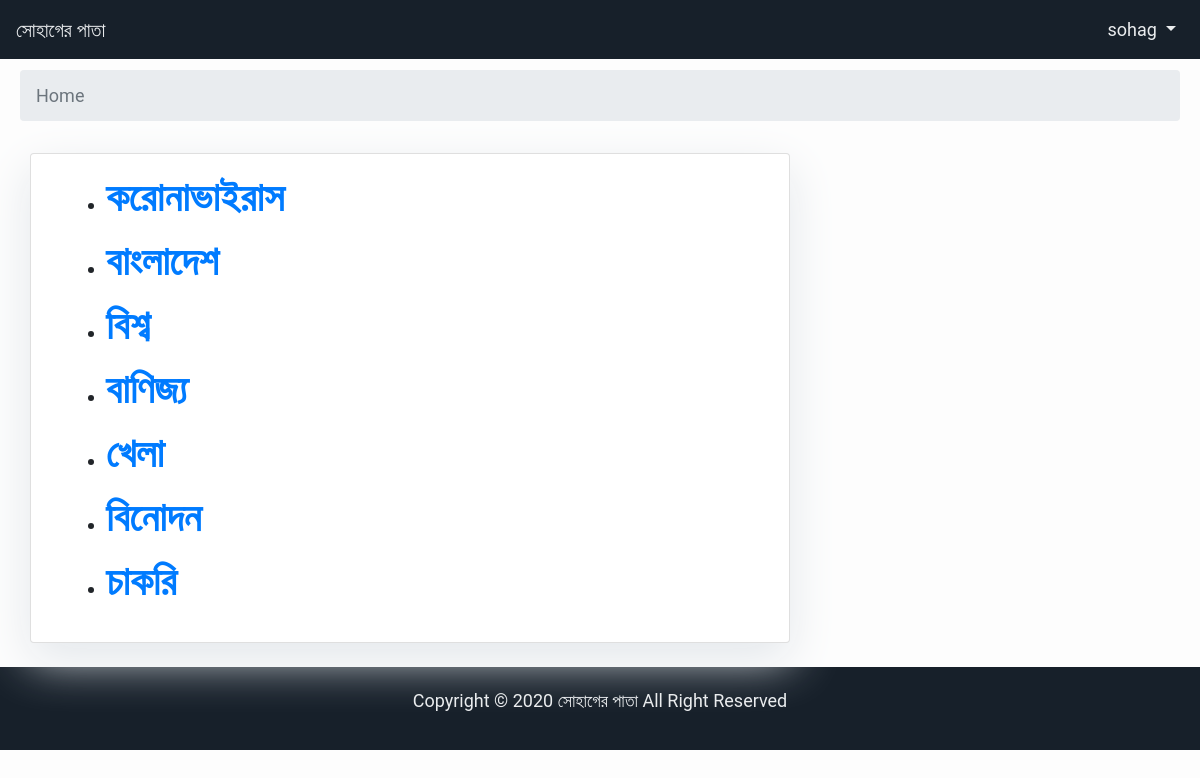
Screenshot of /list_category/ (signed in) with the database file from the repository.
### blog/models.py (models this page shows, shortened)
class Category(models.Model):
    category = models.CharField(max_length=30, unique=True)

### blog/views.py (the view)
# urls.py: path('list_category/', views.list_category,
def list_category(request):
    context = {}
    user_extra = ExtraUserInfo.objects.filter(user_info=request.user)
    dataset = Category.objects.all()
    category = Category.objects.all()
    context = {
        'user_extra':user_extra,
        'dataset':dataset,
        'category':category
    }
    return render(request, 'blog/list_category.html', context)

### templates/blog/list_category.html (shortened to what this page needs)
{% extends 'base.html' %} {% block content %}
<div class="container">
  <div class="row">
    <div class="col-md-8 card mb-4 mt-3 left top">
      <div class="card-body">
        {% for data in dataset %}
        <ul>
          <li>
            <h1>
              <a class="font-weight-bold" href="{% url 'list_post' %}">
                {{ data.category }}
              </a>
            </h1>
          </li>
        </ul>
        {% endfor %}
      </div>
    </div>
  </div>
</div>
{% endblock %}

### templates/base.html (shortened to what this page needs)
{% load static %}
<!DOCTYPE html>
<html>
  <head>
    <link rel="stylesheet" href="{% static 'css/bootstrap.min.css' %}" />
    <link rel="stylesheet" href="{% static 'css/Navbar.css' %}" />
    <link rel="stylesheet" href="{% static 'css/mainContent.css' %}" />
    <link
      rel="stylesheet"
      href="https://cdnjs.cloudflare.com/ajax/libs/bootstrap-social/5.1.1/bootstrap-social.css"
    />
  </head>
  <body>
    <nav class="navbar navbar-expand-lg fixed-top">
      <a class="navbar-brand" href="{% url 'home' %}">সোহাগের পাতা</a>
      <div class="collapse navbar-collapse" id="navbarSupportedContent">
        {% if user.is_authenticated %}
        <ul class="navbar-nav ml-auto">
          <li class="nav-item dropdown">
            <a
              class="nav-link dropdown-toggle"
              href="{% url 'home' %}"
              id="userMenu"
              data-toggle="dropdown"
              aria-haspopup="true"
              aria-expanded="false"
            >
               {{ user.username }}
            </a>
          </li>
        </ul>
        {% endif %}
      </div>
    </nav>
    {% block breadcrumb %}
    <div class="breadcrumbStyle">
      <nav aria-label="breadcrumb">
        <ol class="breadcrumb">
          <li class="breadcrumb-item active" aria-current="page">
            Home</li>
        </ol>
      </nav>
    </div>
    {% endblock %}
    {% block content %}{% endblock content %}
    <footer
      class="footer_style"
      style="
        background-color: #17202a;
        color: #eaecee;
        text-align: center;
        padding: 20px 0px 20px 0px;
      "
    >
      <p>Copyright &copy; 2020 সোহাগের পাতা All Right Reserved</p>
    </footer>
  </body>
</html>

### static/css/Navbar.css (style rules this page uses)
.navbar { background-color: #17202a; }
.navbar-brand { color: #eaecee; }
.navbar-nav a { color: #eaecee; }

### templates/base.html (style rules this page uses)
.breadcrumbStyle { margin: 70px 20px 0px 20px; }

### templates/blog/list_category.html (style rules this page uses)
body { font-family: "Roboto", sans-serif; font-size: 18px; background-color: #fdfdfd; }
.card { box-shadow: 0 16px 48px #e3e7eb; }

### rows the page displays
Category: category "করোনাভাইরাস"
Category: category "বাংলাদেশ"
Category: category "বিশ্ব"
Category: category "বাণিজ্য"
Category: category "খেলা"
Category: category "বিনোদন"
Category: category "চাকরি"

### other values shown
{{ user.username }} "sohag"
